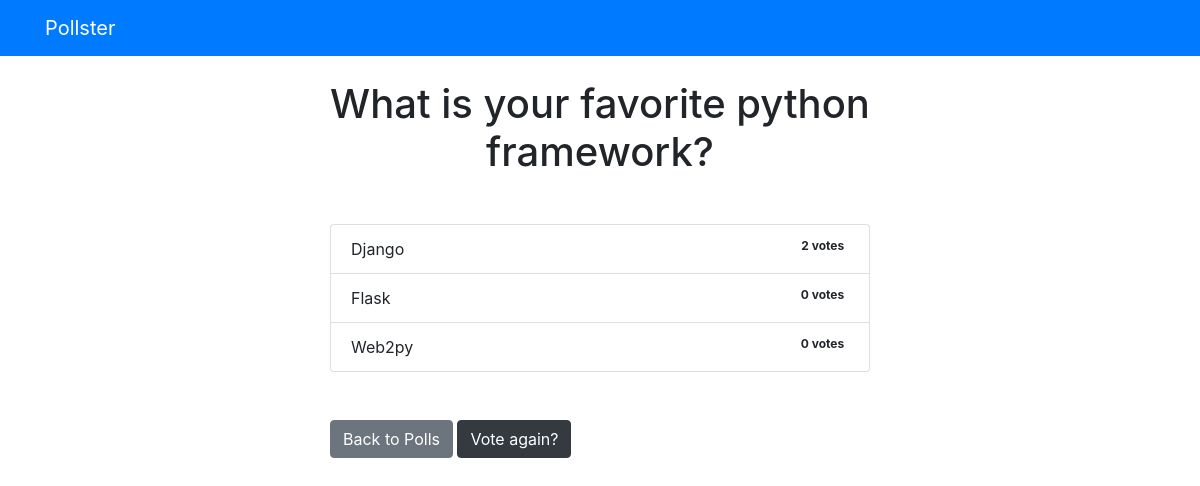
/polls/1/results/, run on an earlier commit of the app's database.
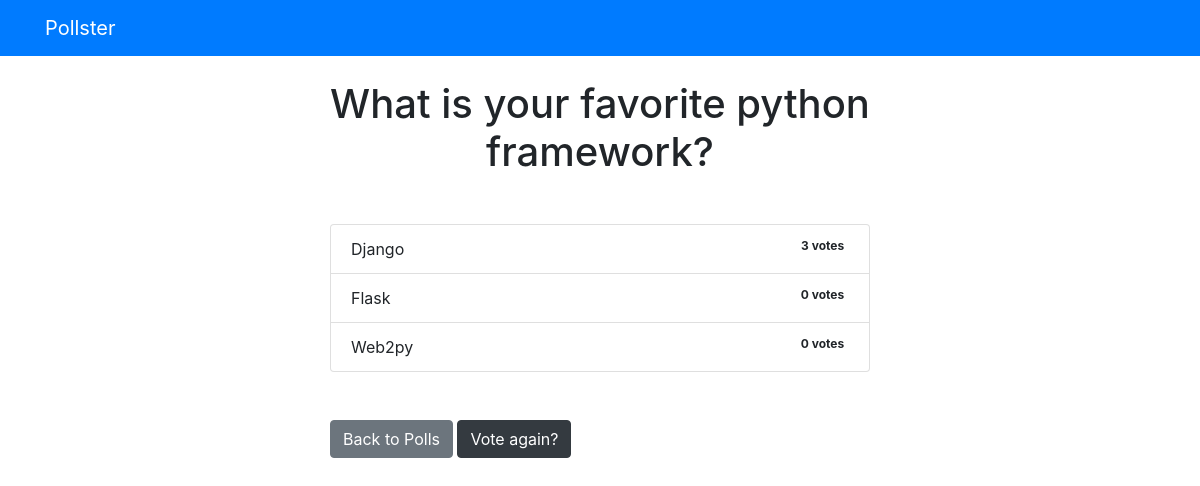
And on a later commit of the database.
### polls/models.py (models this page shows, shortened)
class Choice(models.Model):
    question = models.ForeignKey(Question, on_delete=models.CASCADE)
    choice_text = models.CharField(max_length=200)
    votes = models.IntegerField(default=0)

### polls/views.py (the view)
# urls.py: path('<int:question_id>/results/', views.results, name='results'),
def results(request, question_id):
    question = get_object_or_404(Question, pk=question_id)
    return render(request, 'polls/results.html', {'question': question})

### templates/polls/results.html
{% extends 'base.html' %}
{% block content %}
<h1 class="mb-5 text-center">{{ question.question_text }}</h1>
<ul class="list-group mb-5">
    {% for choice in question.choice_set.all %}
    <li class="list-group-item">
        {{ choice.choice_text }} <span class="badge badge-sucess float-right">{{ choice.votes }}
            vote{{ choice.votes | pluralize }}
        </span>
    </li>
    {% endfor %}
</ul>
<a class="btn btn-secondary" href={% url 'polls:index' %}>Back to Polls</a>
<a class="btn btn-dark" href={% url 'polls:detail' question.id %}>Vote again?</a>
{% endblock %}

What changed in the data, as far as the page shows it:
changed Choice "Django": votes "2" → "3"
